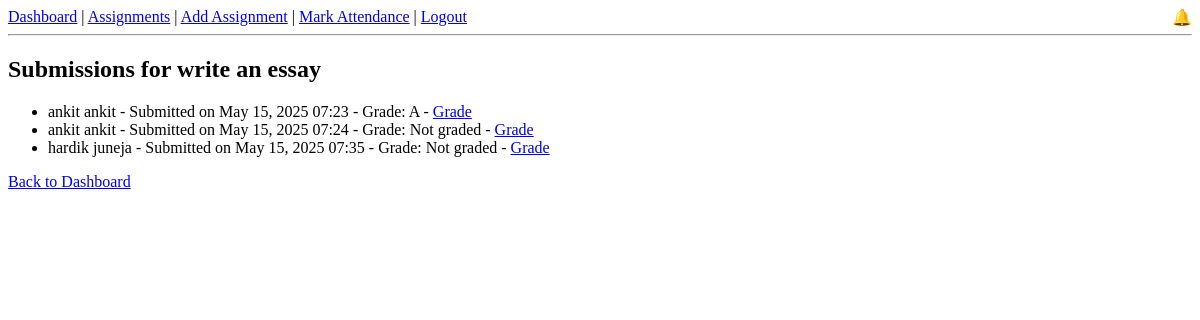
The page /assignments/1/submissions/ (signed in) on the database as committed earlier.
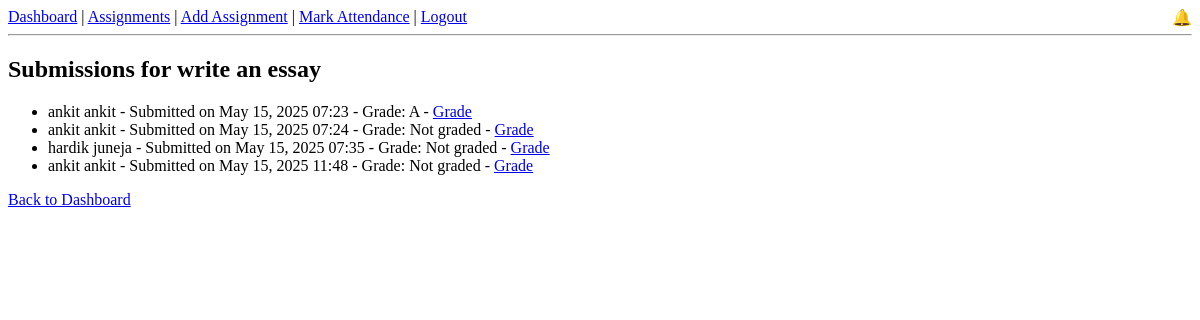
The same page on the database as committed later.
### core/models.py (models this page shows, shortened)
class AssignmentSubmission(models.Model):
    assignment = models.ForeignKey(Assignment, on_delete=models.CASCADE)
    student = models.ForeignKey(Student, on_delete=models.CASCADE)
    submission_file = models.FileField(upload_to='submissions/', blank=True, null=True)
    submitted_at = models.DateTimeField(auto_now_add=True)
    grade = models.CharField(max_length=10, blank=True, null=True)
    feedback = models.TextField(blank=True, null=True)

class Student(models.Model):
    user = models.OneToOneField(User, on_delete=models.CASCADE, related_name='student')
    roll_number = models.CharField(max_length=20,unique=True)
    course = models.ForeignKey(Course,on_delete=models.SET_NULL,null=True)

### core/views.py (the view)
# urls.py: path('assignments/<int:assignment_id>/submissions/', views.assignment_submissions, name='assignment_submissions'),
@login_required
def assignment_submissions(request, assignment_id):
    if not request.user.is_staff:
        return redirect('dashboard')  # only teachers can view
    assignment = get_object_or_404(Assignment, pk=assignment_id)
    submissions = assignment.assignmentsubmission_set.all()
    return render(request, 'core/assignment_submissions.html', {
        'assignment': assignment,
        'submissions': submissions,
    })

### core/context_processors.py (called while the page is built)
def notifications_processor(request):
    if request.user.is_authenticated:
        return {
            'notifications': request.user.notifications.filter(is_read=False).order_by('-created_at')
        }
    return {}

### core/templates/core/assignment_submissions.html
{% extends 'core/base.html' %}
{% block content %}
  <h2>Submissions for {{ assignment.title }}</h2>
  <ul>
    {% for submission in submissions %}
      <li>
        {{ submission.student.user.get_full_name|default:submission.student.user.username }} -
        Submitted on {{ submission.submitted_at|date:"M d, Y H:i" }} -
        Grade: {{ submission.grade|default:"Not graded" }} -
        <a href="{% url 'grade_submission' submission.id %}">Grade</a>
      </li>
    {% empty %}
      <li>No submissions yet.</li>
    {% endfor %}
  </ul>
  <a href="{% url 'student_dashboard' %}">Back to Dashboard</a>
{% endblock %}

Rows that differ between the two databases and show on the page:
added AssignmentSubmission: student.user.get_full_name "ankit ankit", submitted_at "May 15, 2025 11:48", grade "Not graded"
